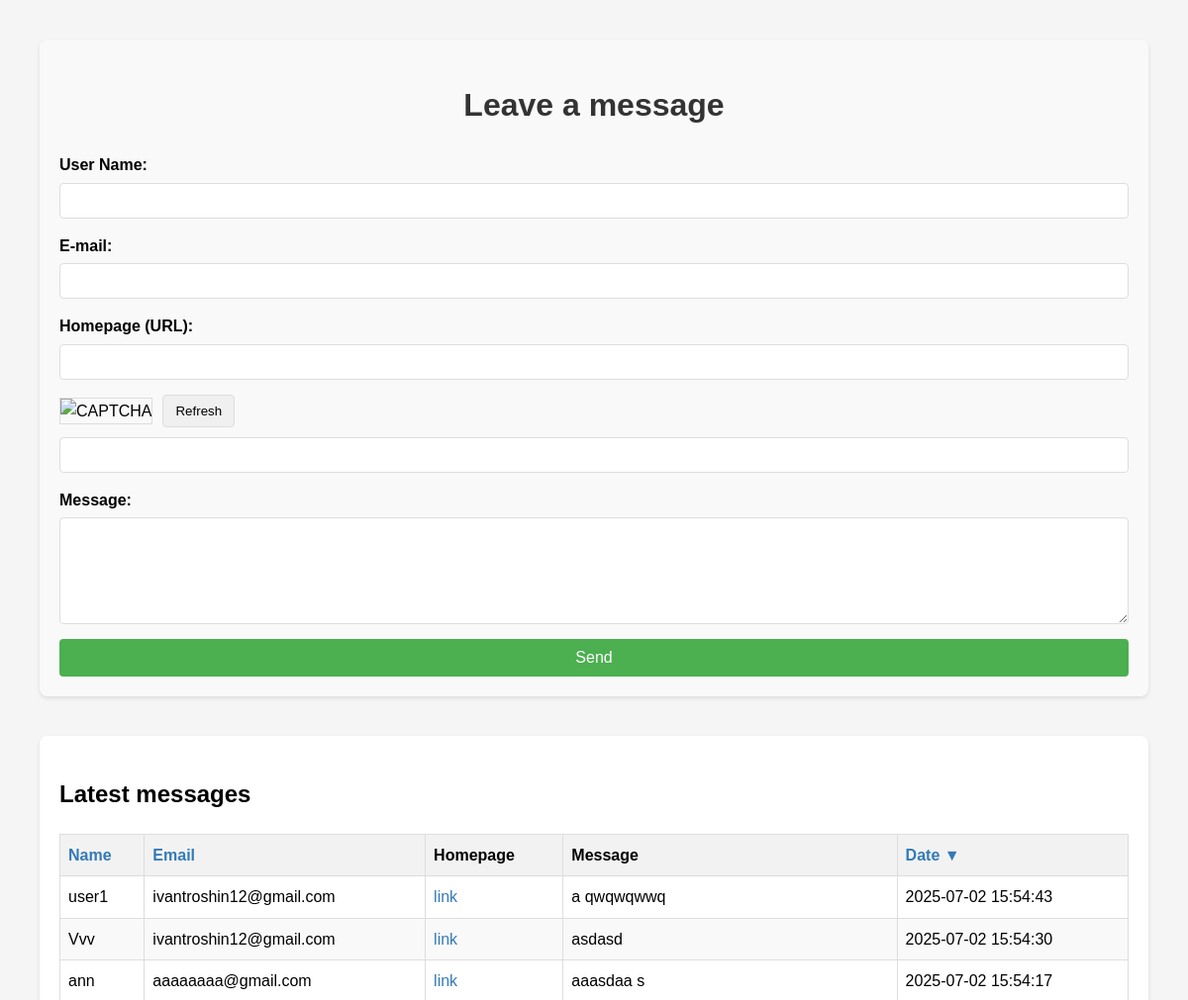
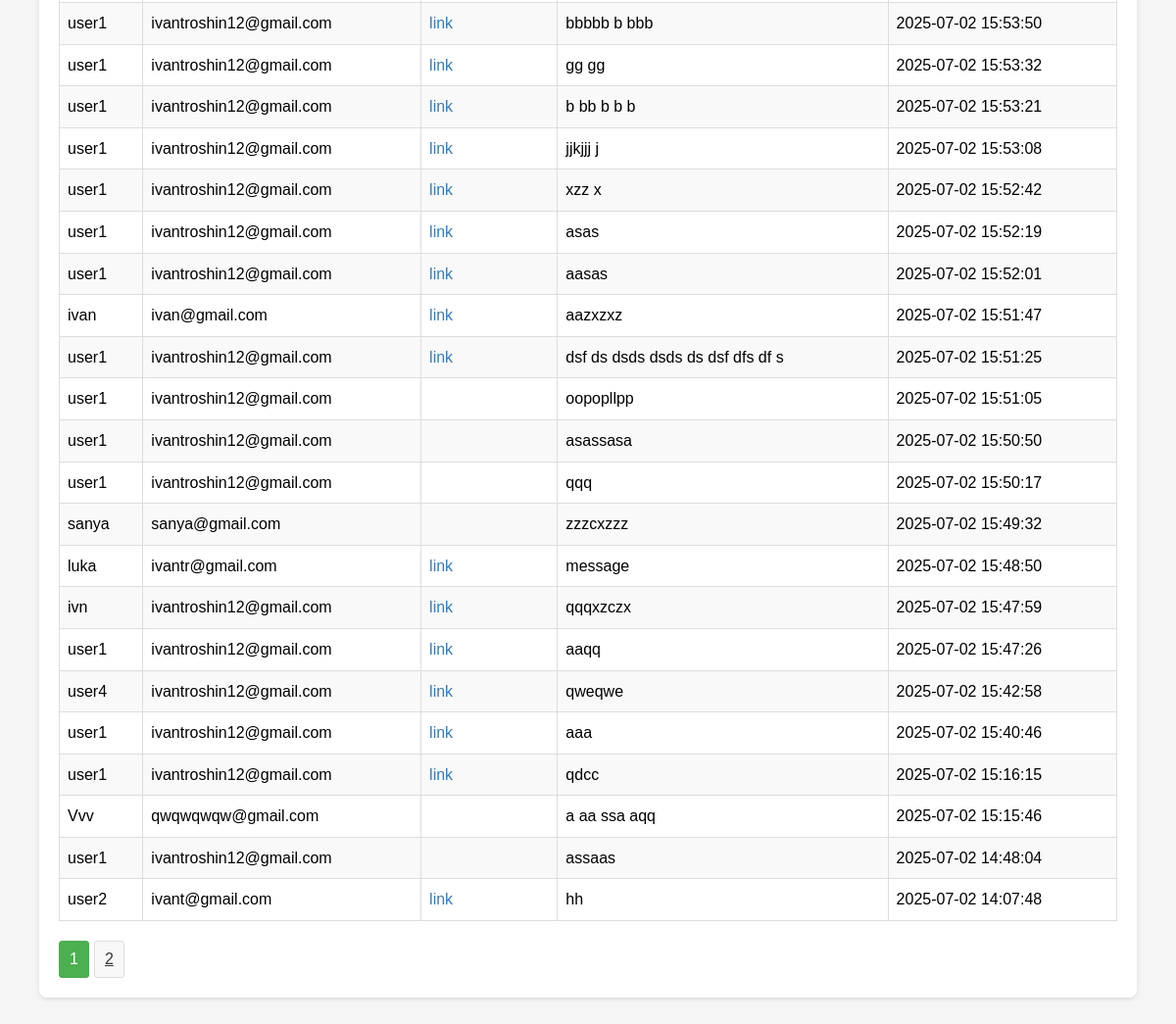
The page / on the database its author committed (2 pictures, top to bottom).
### tables this page shows
CREATE TABLE `messages` (
  `id` int UNSIGNED NOT NULL,
  `username` varchar(50) NOT NULL,
  `email` varchar(100) NOT NULL,
  `homepage` varchar(255) DEFAULT NULL,
  `text` text NOT NULL,
  `ip_address` varchar(45) NOT NULL,
  `user_agent` varchar(255) NOT NULL,
  `created_at` timestamp NULL DEFAULT CURRENT_TIMESTAMP
);

### public/display_messages.php (the view, shortened to what this page needs)
<?php
require_once 'functions.php';
try {
    $pdo = new PDO("mysql:host=" . DB_HOST . ";dbname=" . DB_NAME, DB_USER, DB_PASS);
    $pdo->setAttribute(PDO::ATTR_ERRMODE, PDO::ERRMODE_EXCEPTION);
    $allowed_sorts = [
        'username'   => 'username',
        'email'      => 'email',
        'created_at' => 'created_at'
    ];
    $allowed_orders = ['ASC', 'DESC'];
    $sort_param = $_GET['sort'] ?? 'created_at';
    $order_param = strtoupper($_GET['order'] ?? 'DESC');
    $sort = $allowed_sorts[$sort_param] ?? 'created_at';
    $order = in_array($order_param, $allowed_orders) ? $order_param : 'DESC';
    $page = max(1, intval($_GET['page'] ?? 1));
    $per_page = 25;
    $offset = ($page - 1) * $per_page;
    $total_stmt = $pdo->query("SELECT COUNT(*) FROM messages");
    $total_messages = $total_stmt->fetchColumn();
    $total_pages = ceil($total_messages / $per_page);
    $sql = "SELECT * FROM messages ORDER BY $sort $order LIMIT :limit OFFSET :offset";
    $stmt = $pdo->prepare($sql);
    $stmt->bindValue(':limit', $per_page, PDO::PARAM_INT);
    $stmt->bindValue(':offset', $offset, PDO::PARAM_INT);
    $stmt->execute();
    $messages = $stmt->fetchAll(PDO::FETCH_ASSOC);
    if (empty($messages)) {
        echo "<p>No messages</p>";
    } else {
        echo '<table class="messages-table">
                <thead>
                    <tr>
                        <th>' . sort_link('username', 'Name', $sort, $order) . '</th>
                        <th>' . sort_link('email', 'Email', $sort, $order) . '</th>
                        <th>Homepage</th>
                        <th>Message</th>
                        <th>' . sort_link('created_at', 'Date', $sort, $order) . '</th>
                    </tr>
                </thead>
                <tbody>';
        foreach ($messages as $message) {
            echo '<tr>
                    <td>' . htmlspecialchars($message['username']) . '</td>
                    <td>' . htmlspecialchars($message['email']) . '</td>
                    <td>' . ($message['homepage'] ? '<a href="' . htmlspecialchars($message['homepage']) . '" target="_blank">link</a>' : '') . '</td>
                    <td>' . nl2br(htmlspecialchars($message['text'])) . '</td>
                    <td>' . htmlspecialchars($message['created_at']) . '</td>
                </tr>';
        }
        echo '</tbody></table>';
        if ($total_pages > 1) {
            echo '<div class="pagination">';
            for ($i = 1; $i <= $total_pages; $i++) {
                if ($i == $page) {
                    echo "<span class='current'>$i</span>";
                } else {
                    echo "<a href='?page=$i&sort=$sort_param&order=$order'>$i</a>";
                }
            }
            echo '</div>';
        }
    }
} catch (PDOException $e) {
    die("Ошибка при получении сообщений: " . $e->getMessage());
}
?>

### public/index.php (shortened to what this page needs)
<!DOCTYPE html>
<html lang="en">
    <head>
        <link rel="stylesheet" href="/css/styles.css">
    </head>
<body>
    <div class="container">
            <div class="form-container">
            <h1>Leave a message</h1>
            <form action="submit.php" method="POST" class="guestbook-form">
                <div class="form-group">
                    <label for="username">User Name:</label>
                    <input type="text" id="username" name="username" required pattern="[a-zA-Z0-9]+">
                </div>
                <div class="form-group">
                    <label for="email">E-mail:</label>
                    <input type="email" id="email" name="email" required>
                </div>
                <div class="form-group">
                    <label for="homepage">Homepage (URL):</label>
                    <input type="url" id="homepage" name="homepage">
                </div>
                <div class="form-group">
                    <div class="captcha-container">
                        <img src="captcha.php" alt="CAPTCHA" id="captcha-image">
                        <button type="button" onclick="refreshCaptcha()">Refresh</button>
                    </div>
                    <input type="text" id="captcha" name="captcha" required>
                </div>
                <div class="form-group">
                    <label for="text">Message:</label>
                    <textarea id="text" name="text" rows="5" required></textarea>
                </div>
                <button type="submit" class="submit-btn">Send</button>
            </form>
        </div>
        <div class="messages-container">
            <h2>Latest messages</h2>
            <?php include 'display_messages.php'; ?>
        </div>
    </div>
</body>
</html>

### public/functions.php (shortened to what this page needs)
<?php
function sort_link($column, $label, $currentSort, $currentOrder) {
    $isCurrent = $column === $currentSort;
    $nextOrder = $isCurrent && $currentOrder === 'ASC' ? 'DESC' : 'ASC';
    $arrow = $isCurrent ? ($currentOrder === 'ASC' ? ' ▲' : ' ▼') : '';
    return '<a href="?sort='.$column.'&order='.$nextOrder.'">'.$label.$arrow.'</a>';
}
?>

### public/css/styles.css (style rules this page uses)
body { font-family: Arial, sans-serif; line-height: 1.6; margin: 0; padding: 20px; background-color: #f5f5f5; }
.container { max-width: 1200px; margin: 0 auto; padding: 20px; }
.form-container { margin-bottom: 40px; padding: 20px; background: #f9f9f9; border-radius: 8px; box-shadow: 0 2px 4px rgba(0,0,0,0.1); }
.messages-container { padding: 20px; background: #fff; border-radius: 8px; box-shadow: 0 2px 4px rgba(0,0,0,0.1); }
h1 { text-align: center; color: #333; }
.guestbook-form { display: flex; flex-direction: column; gap: 15px; }
.form-group { display: flex; flex-direction: column; gap: 5px; }
label { font-weight: bold; }
input[type="text"], input[type="email"], input[type="url"], textarea { padding: 8px; border: 1px solid #ddd; border-radius: 4px; font-size: 16px; }
textarea { resize: vertical; }
.captcha-container { display: flex; align-items: center; gap: 10px; margin-bottom: 5px; }
.captcha-container img { border: 1px solid #ddd; }
button { padding: 8px 12px; background-color: #f0f0f0; border: 1px solid #ddd; border-radius: 4px; cursor: pointer; }
.submit-btn { background-color: #4CAF50; color: white; border: none; padding: 10px 15px; font-size: 16px; cursor: pointer; transition: background-color 0.3s; }
.messages-container { margin-top: 30px; }
.messages-table { width: 100%; border-collapse: collapse; margin-top: 15px; }
.messages-table th, .messages-table td { border: 1px solid #ddd; padding: 8px; text-align: left; }
.messages-table th { background-color: #f2f2f2; }
.messages-table tr:nth-child(even) { background-color: #f9f9f9; }
.messages-table a { color: #337ab7; text-decoration: none; }
.pagination { margin-top: 20px; display: flex; gap: 5px; }
.pagination a, .pagination span { padding: 5px 10px; border: 1px solid #ddd; border-radius: 3px; }
.pagination a { background-color: #f8f8f8; color: #333; }
.pagination .current { background-color: #4CAF50; color: white; border-color: #4CAF50; }

### rows shown on the page
messages: username "user1", email "ivantroshin12@gmail.com", text "a qwqwqwwq", created_at "2025-07-02 15:54:43"
messages: username "Vvv", email "ivantroshin12@gmail.com", text "asdasd", created_at "2025-07-02 15:54:30"
messages: username "ann", email "aaaaaaaa@gmail.com", text "aaasdaa s", created_at "2025-07-02 15:54:17"
messages: username "user1", email "ivantroshin12@gmail.com", text "bbbbb b bbb", created_at "2025-07-02 15:53:50"
messages: username "user1", email "ivantroshin12@gmail.com", text "gg gg", created_at "2025-07-02 15:53:32"
messages: username "user1", email "ivantroshin12@gmail.com", text "b bb b b b", created_at "2025-07-02 15:53:21"
messages: username "user1", email "ivantroshin12@gmail.com", text "jjkjjj j", created_at "2025-07-02 15:53:08"
messages: username "user1", email "ivantroshin12@gmail.com", text "xzz x", created_at "2025-07-02 15:52:42"
messages: username "user1", email "ivantroshin12@gmail.com", text "asas", created_at "2025-07-02 15:52:19"
messages: username "user1", email "ivantroshin12@gmail.com", text "aasas", created_at "2025-07-02 15:52:01"
messages: username "ivan", email "ivan@gmail.com", text "aazxzxz", created_at "2025-07-02 15:51:47"
messages: username "user1", email "ivantroshin12@gmail.com", text "dsf ds dsds dsds ds dsf dfs df s", created_at "2025-07-02 15:51:25"
messages: username "user1", email "ivantroshin12@gmail.com", text "oopopllpp", created_at "2025-07-02 15:51:05"
messages: username "user1", email "ivantroshin12@gmail.com", text "asassasa", created_at "2025-07-02 15:50:50"
messages: username "user1", email "ivantroshin12@gmail.com", text "qqq", created_at "2025-07-02 15:50:17"
messages: username "sanya", email "sanya@gmail.com", text "zzzcxzzz", created_at "2025-07-02 15:49:32"
messages: username "luka", email "ivantr@gmail.com", text "message", created_at "2025-07-02 15:48:50"
messages: username "ivn", email "ivantroshin12@gmail.com", text "qqqxzczx", created_at "2025-07-02 15:47:59"
messages: username "user1", email "ivantroshin12@gmail.com", text "aaqq", created_at "2025-07-02 15:47:26"
messages: username "user4", email "ivantroshin12@gmail.com", text "qweqwe", created_at "2025-07-02 15:42:58"
messages: username "user1", email "ivantroshin12@gmail.com", text "aaa", created_at "2025-07-02 15:40:46"
messages: username "user1", email "ivantroshin12@gmail.com", text "qdcc", created_at "2025-07-02 15:16:15"
messages: username "Vvv", email "qwqwqwqw@gmail.com", text "a aa ssa aqq", created_at "2025-07-02 15:15:46"
messages: username "user1", email "ivantroshin12@gmail.com", text "assaas", created_at "2025-07-02 14:48:04"
messages: username "user2", email "ivant@gmail.com", text "hh", created_at "2025-07-02 14:07:48"

### other values the page prints
$label "Name Email Date"
$arrow "▼"
